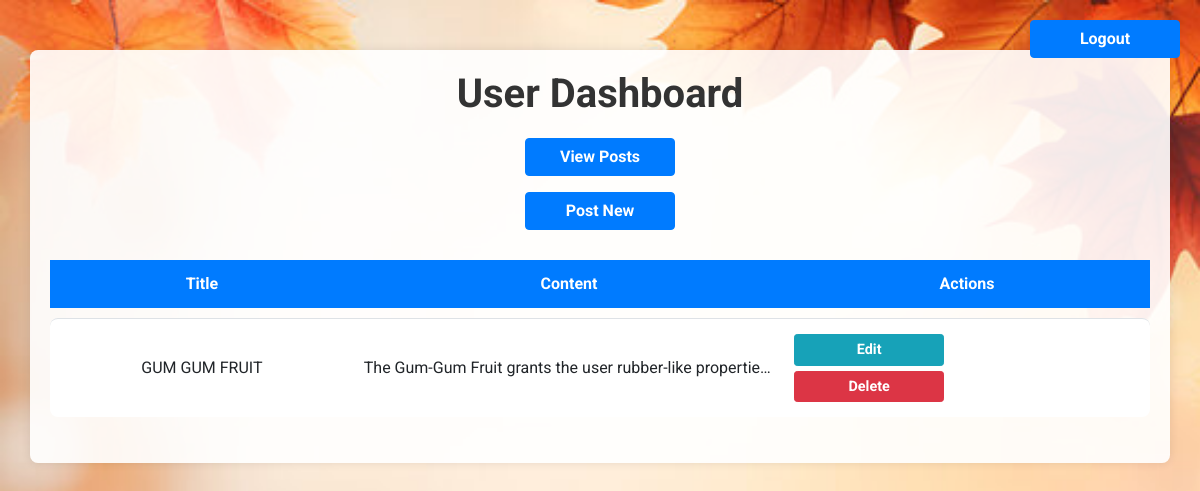
The page /dashboard/ (signed in) on the database its author committed.
### blog/models.py (models this page shows, shortened)
class Post(models.Model):
    title = models.CharField(max_length=200)
    content = models.TextField()
    author = models.ForeignKey(User, on_delete=models.CASCADE)
    created_at = models.DateTimeField(auto_now_add=True)
    updated_at = models.DateTimeField(auto_now=True)

### blog/views.py (the view)
# urls.py: path('dashboard/', views.dashboard, name='dashboard'),
@login_required
def dashboard(request):
    user_posts = Post.objects.filter(author=request.user)
    return render(request, 'dashboard.html', {'user_posts': user_posts})

### blog/templates/dashboard.html (shortened to what this page needs)
{% load static %}
<!DOCTYPE html>
<html lang="en">
<head>
    <link rel="stylesheet" href="https://stackpath.bootstrapcdn.com/bootstrap/4.5.2/css/bootstrap.min.css">
</head>
<body>
    <a href="{% url 'logout' %}" class="btn btn-primary logout-btn">Logout</a>
    <div class="container">
        <h1>User Dashboard</h1>
        <a href="{% url 'post_list' %}" class="btn btn-primary mb-3">View Posts</a>
        <a href="{% url 'post_new' %}" class="btn btn-primary mb-3">Post New</a>
        <table class="table">
            <thead>
                <tr>
                    <th>Title</th>
                    <th>Content</th>
                    <th>Actions</th>
                </tr>
            </thead>
            <tbody>
                {% for post in user_posts %}
                <tr>
                    <td>{{ post.title }}</td>
                    <td class="post-content">{{ post.content }}</td>
                    <td>
                        <a href="{% url 'post_edit' pk=post.pk %}" class="btn btn-info btn-sm">Edit</a>
                        <a href="{% url 'post_delete' pk=post.pk %}" class="btn btn-danger btn-sm">Delete</a>
                    </td>
                </tr>
                {% empty %}
                <tr>
                    <td colspan="3">You have not created any posts yet.</td>
                </tr>
                {% endfor %}
            </tbody>
        </table>
    </div>
</body>
</html>

### rows shown on the page
Post: title "GUM GUM FRUIT", content "The Gum-Gum Fruit grants the user rubber-like propertie…"
